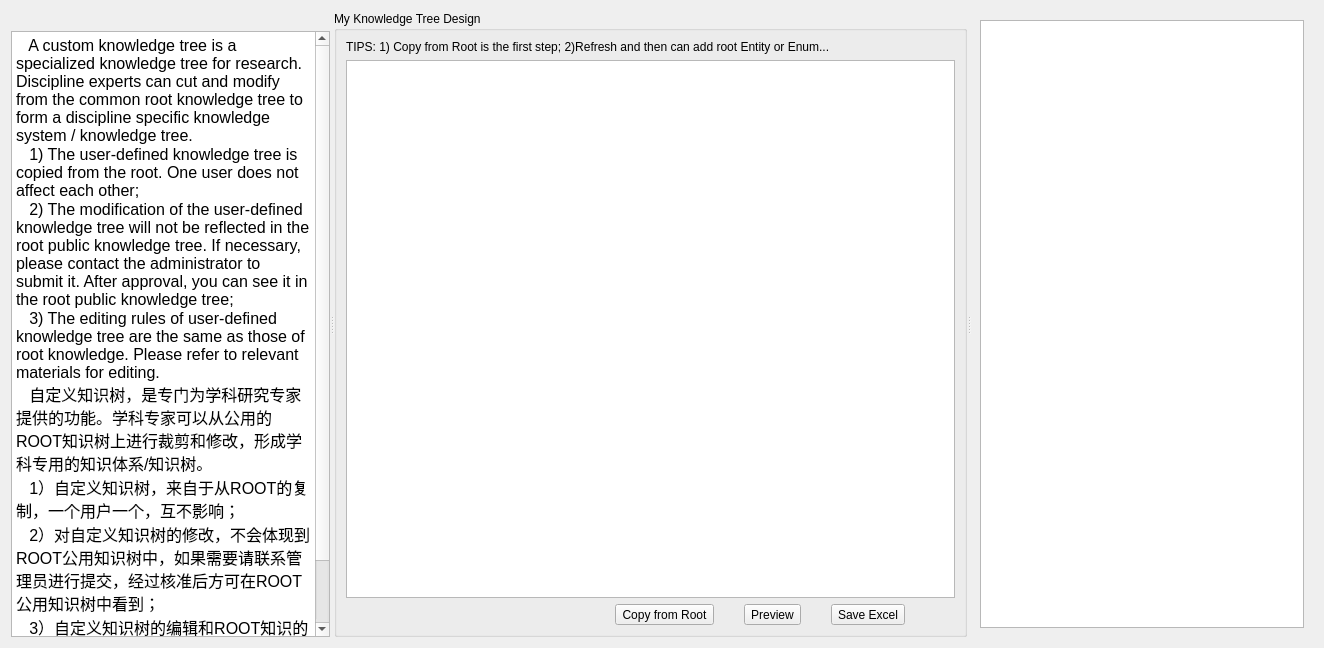
<?xml version="1.0" encoding="UTF-8"?>
<ui version="4.0">
 <class>KnowledgeTree4My</class>
 <widget class="QWidget" name="KnowledgeTree4My">
  <property name="geometry">
   <rect>
    <x>0</x>
    <y>0</y>
    <width>1324</width>
    <height>648</height>
   </rect>
  </property>
  <property name="windowTitle">
   <string>Form</string>
  </property>
  <layout class="QVBoxLayout" name="verticalLayout_5">
   <item>
    <widget class="QSplitter" name="splitter">
     <property name="orientation">
      <enum>Qt::Horizontal</enum>
     </property>
     <widget class="QWidget" name="layoutWidget">
      <layout class="QVBoxLayout" name="verticalLayout_4">
       <item>
        <widget class="QLabel" name="label">
         <property name="maximumSize">
          <size>
           <width>100</width>
           <height>100</height>
          </size>
         </property>
         <property name="text">
          <string/>
         </property>
         <property name="pixmap">
          <pixmap>res/edit.png</pixmap>
         </property>
         <property name="scaledContents">
          <bool>true</bool>
         </property>
         <property name="alignment">
          <set>Qt::AlignLeading|Qt::AlignLeft|Qt::AlignTop</set>
         </property>
         <property name="margin">
          <number>10</number>
         </property>
        </widget>
       </item>
       <item>
        <widget class="QTextBrowser" name="textBrowser">
         <property name="html">
          <string>&lt;!DOCTYPE HTML PUBLIC &quot;-//W3C//DTD HTML 4.0//EN&quot; &quot;http://www.w3.org/TR/REC-html40/strict.dtd&quot;&gt;
&lt;html&gt;&lt;head&gt;&lt;meta name=&quot;qrichtext&quot; content=&quot;1&quot; /&gt;&lt;style type=&quot;text/css&quot;&gt;
p, li { white-space: pre-wrap; }
&lt;/style&gt;&lt;/head&gt;&lt;body style=&quot; font-family:'SimSun'; font-size:9pt; font-weight:400; font-style:normal;&quot;&gt;
&lt;p style=&quot; margin-top:0px; margin-bottom:0px; margin-left:0px; margin-right:0px; -qt-block-indent:0; text-indent:0px;&quot;&gt;&lt;span style=&quot; font-size:12pt;&quot;&gt;   A custom knowledge tree is a specialized knowledge tree for research. Discipline experts can cut and modify from the common root knowledge tree to form a discipline specific knowledge system / knowledge tree.&lt;/span&gt;&lt;/p&gt;
&lt;p style=&quot; margin-top:0px; margin-bottom:0px; margin-left:0px; margin-right:0px; -qt-block-indent:0; text-indent:0px;&quot;&gt;&lt;span style=&quot; font-size:12pt;&quot;&gt;   1) The user-defined knowledge tree is copied from the root. One user does not affect each other;&lt;/span&gt;&lt;/p&gt;
&lt;p style=&quot; margin-top:0px; margin-bottom:0px; margin-left:0px; margin-right:0px; -qt-block-indent:0; text-indent:0px;&quot;&gt;&lt;span style=&quot; font-size:12pt;&quot;&gt;   2) The modification of the user-defined knowledge tree will not be reflected in the root public knowledge tree. If necessary, please contact the administrator to submit it. After approval, you can see it in the root public knowledge tree;&lt;/span&gt;&lt;/p&gt;
&lt;p style=&quot; margin-top:0px; margin-bottom:0px; margin-left:0px; margin-right:0px; -qt-block-indent:0; text-indent:0px;&quot;&gt;&lt;span style=&quot; font-size:12pt;&quot;&gt;   3) The editing rules of user-defined knowledge tree are the same as those of root knowledge. Please refer to relevant materials for editing.&lt;/span&gt;&lt;/p&gt;
&lt;p style=&quot; margin-top:0px; margin-bottom:0px; margin-left:0px; margin-right:0px; -qt-block-indent:0; text-indent:0px;&quot;&gt;&lt;span style=&quot; font-size:12pt;&quot;&gt;   自定义知识树，是专门为学科研究专家提供的功能。学科专家可以从公用的ROOT知识树上进行裁剪和修改，形成学科专用的知识体系/知识树。&lt;/span&gt;&lt;/p&gt;
&lt;p style=&quot; margin-top:0px; margin-bottom:0px; margin-left:0px; margin-right:0px; -qt-block-indent:0; text-indent:0px;&quot;&gt;&lt;span style=&quot; font-size:12pt;&quot;&gt;   1）自定义知识树，来自于从ROOT的复制，一个用户一个，互不影响；&lt;/span&gt;&lt;/p&gt;
&lt;p style=&quot; margin-top:0px; margin-bottom:0px; margin-left:0px; margin-right:0px; -qt-block-indent:0; text-indent:0px;&quot;&gt;&lt;span style=&quot; font-size:12pt;&quot;&gt;   2）对自定义知识树的修改，不会体现到ROOT公用知识树中，如果需要请联系管理员进行提交，经过核准后方可在ROOT公用知识树中看到；&lt;/span&gt;&lt;/p&gt;
&lt;p style=&quot; margin-top:0px; margin-bottom:0px; margin-left:0px; margin-right:0px; -qt-block-indent:0; text-indent:0px;&quot;&gt;&lt;span style=&quot; font-size:12pt;&quot;&gt;   3）自定义知识树的编辑和ROOT知识的编辑规则相同，请参阅相关材料进行编辑。&lt;/span&gt;&lt;/p&gt;
&lt;p style=&quot;-qt-paragraph-type:empty; margin-top:0px; margin-bottom:0px; margin-left:0px; margin-right:0px; -qt-block-indent:0; text-indent:0px; font-size:12pt;&quot;&gt;&lt;br /&gt;&lt;/p&gt;&lt;/body&gt;&lt;/html&gt;</string>
         </property>
         <property name="openLinks">
          <bool>false</bool>
         </property>
        </widget>
       </item>
      </layout>
     </widget>
     <widget class="QGroupBox" name="groupBox">
      <property name="title">
       <string>My Knowledge Tree Design</string>
      </property>
      <layout class="QVBoxLayout" name="verticalLayout_3">
       <item>
        <layout class="QVBoxLayout" name="verticalLayout">
         <item>
          <widget class="QLabel" name="label_2">
           <property name="text">
            <string>TIPS: 1) Copy from Root is the first step; 2)Refresh and then can add root Entity or Enum...</string>
           </property>
          </widget>
         </item>
         <item>
          <widget class="KTreeWidget4My" name="treeView"/>
         </item>
         <item>
          <layout class="QHBoxLayout" name="horizontalLayout_2">
           <property name="spacing">
            <number>30</number>
           </property>
           <property name="rightMargin">
            <number>50</number>
           </property>
           <item>
            <spacer name="horizontalSpacer">
             <property name="orientation">
              <enum>Qt::Horizontal</enum>
             </property>
             <property name="sizeHint" stdset="0">
              <size>
               <width>40</width>
               <height>20</height>
              </size>
             </property>
            </spacer>
           </item>
           <item>
            <widget class="QToolButton" name="tbtnCopyRoot">
             <property name="text">
              <string>Copy from Root</string>
             </property>
             <property name="icon">
              <iconset>
               <normaloff>res/entity.png</normaloff>res/entity.png</iconset>
             </property>
             <property name="toolButtonStyle">
              <enum>Qt::ToolButtonTextBesideIcon</enum>
             </property>
            </widget>
           </item>
           <item>
            <widget class="QToolButton" name="btnPreview">
             <property name="text">
              <string>Preview</string>
             </property>
             <property name="icon">
              <iconset>
               <normaloff>res/browse.png</normaloff>res/browse.png</iconset>
             </property>
             <property name="toolButtonStyle">
              <enum>Qt::ToolButtonTextBesideIcon</enum>
             </property>
            </widget>
           </item>
           <item>
            <widget class="QToolButton" name="btnSaveExcel">
             <property name="text">
              <string>Save Excel</string>
             </property>
             <property name="icon">
              <iconset>
               <normaloff>res/edit.png</normaloff>res/edit.png</iconset>
             </property>
             <property name="toolButtonStyle">
              <enum>Qt::ToolButtonTextBesideIcon</enum>
             </property>
            </widget>
           </item>
          </layout>
         </item>
        </layout>
       </item>
      </layout>
     </widget>
     <widget class="QStackedWidget" name="stackedWidget_2">
      <widget class="QWidget" name="stackPage1">
       <layout class="QVBoxLayout" name="verticalLayout_2">
        <item>
         <widget class="DfViewWidget" name="tableView"/>
        </item>
       </layout>
      </widget>
     </widget>
    </widget>
   </item>
  </layout>
 </widget>
 <customwidgets>
  <customwidget>
   <class>DfViewWidget</class>
   <extends>QTableView</extends>
   <header>DfViewWidget.h</header>
  </customwidget>
  <customwidget>
   <class>KTreeWidget4My</class>
   <extends>QTreeView</extends>
   <header>KTreeWidget4My.h</header>
  </customwidget>
 </customwidgets>
 <resources/>
 <connections/>
</ui>
